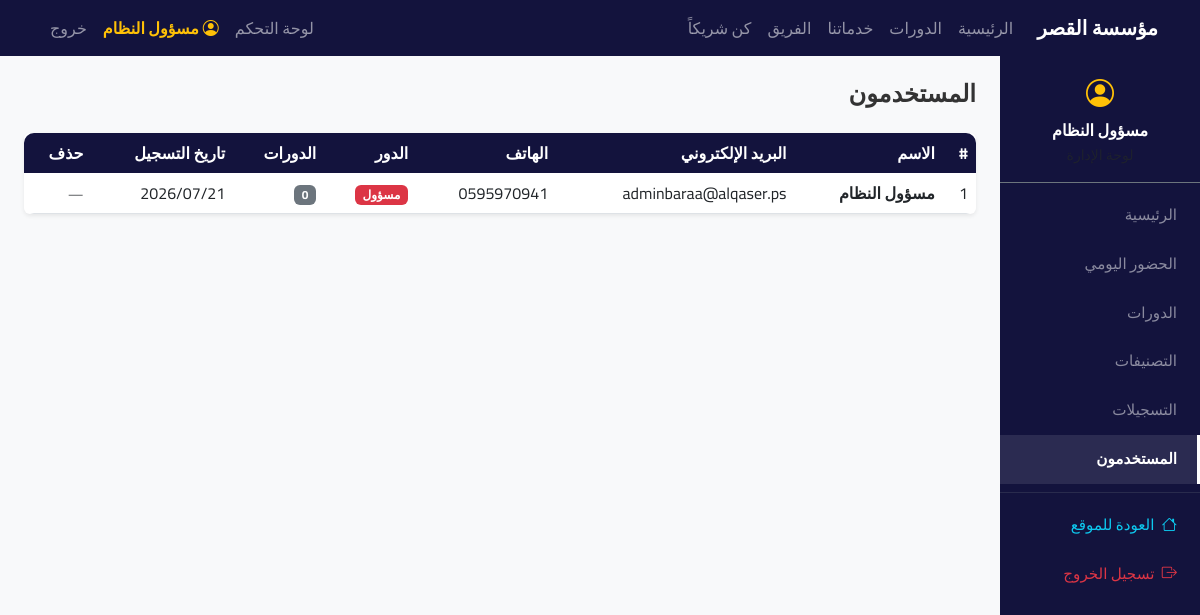
The page /admin/users.php (signed in) on the database its author committed.
### tables this page shows
CREATE TABLE users (
    id          INT AUTO_INCREMENT PRIMARY KEY,
    full_name   VARCHAR(100)        NOT NULL,
    email       VARCHAR(150)        NOT NULL UNIQUE,
    password    VARCHAR(255)        NOT NULL,
    role        ENUM('admin','student') DEFAULT 'student',
    phone       VARCHAR(20),
    created_at  TIMESTAMP           DEFAULT CURRENT_TIMESTAMP
);

### admin/users.php (the view, shortened to what this page needs)
<?php
require_once '../includes/functions.php';
$users = mysqli_query($conn, "
    SELECT u.*, COUNT(e.id) AS courses_count
    FROM users u
    LEFT JOIN enrollments e ON e.user_id = u.id
    GROUP BY u.id
    ORDER BY u.created_at DESC
");
?>
<?php include '../includes/header.php'; ?>
<div class="container-fluid">
    <div class="row">
        <?php $active_page = 'users'; include '../includes/admin_sidebar.php'; ?>
        <div class="col-md-10 p-4">
            <h4 class="fw-bold mb-4">المستخدمون</h4>
            <div class="card border-0 shadow-sm">
                <div class="card-body p-0">
                    <div class="table-responsive">
                        <table class="table table-hover mb-0">
                            <thead>
                                <tr>
                                    <th>#</th>
                                    <th>الاسم</th>
                                    <th>البريد الإلكتروني</th>
                                    <th>الهاتف</th>
                                    <th>الدور</th>
                                    <th>الدورات</th>
                                    <th>تاريخ التسجيل</th>
                                    <th>حذف</th>
                                </tr>
                            </thead>
                            <tbody>
                            <?php $i=1; while ($u = mysqli_fetch_assoc($users)): ?>
                                <tr>
                                    <td><?php echo $i++; ?></td>
                                    <td class="fw-semibold"><?php echo htmlspecialchars($u['full_name']); ?></td>
                                    <td><?php echo htmlspecialchars($u['email']); ?></td>
                                    <td><?php echo htmlspecialchars($u['phone'] ?? '-'); ?></td>
                                    <td>
                                        <span class="badge bg-<?php echo $u['role']==='admin' ? 'danger' : 'primary'; ?>">
                                            <?php echo $u['role']==='admin' ? 'مسؤول' : 'طالب'; ?>
                                        </span>
                                    </td>
                                    <td>
                                        <span class="badge bg-secondary"><?php echo $u['courses_count']; ?></span>
                                    </td>
                                    <td><?php echo date('Y/m/d', strtotime($u['created_at'])); ?></td>
                                    <td>
                                        <?php if ($u['role'] !== 'admin'): ?>
                                            <a href="users.php?delete=<?php echo $u['id']; ?>"
                                               class="btn btn-sm btn-outline-danger btn-delete">
                                                حذف
                                            </a>
                                        <?php else: ?>
                                            <span class="text-muted small">—</span>
                                        <?php endif; ?>
                                    </td>
                                </tr>
                            <?php endwhile; ?>
                            </tbody>
                        </table>
                    </div>
                </div>
            </div>
        </div>
    </div>
</div>

### assets/css/style.css (style rules this page uses)
* { font-family: 'Cairo', sans-serif; }
body { background:#f8f9fa; color:#333; }
.table thead th { background-color: #13133d !important; color: white !important; font-weight: 700; white-space: nowrap; border: none; }
.table-responsive { border-radius: 10px; overflow: hidden; }

### rows shown on the page
users: full_name "مسؤول النظام", email "adminbaraa@alqaser.ps", phone "0595970941", role "مسؤول", courses_count "0", created_at "2026/07/21"

### other values the page prints
$_SESSION['full_name'] "مسؤول النظام"
$user_display_name "مسؤول النظام"
$item[1] "الرئيسية"
$item[1] "الحضور اليومي"
$item[1] "الدورات"
$item[1] "التصنيفات"
$item[1] "التسجيلات"
$item[1] "المستخدمون"
